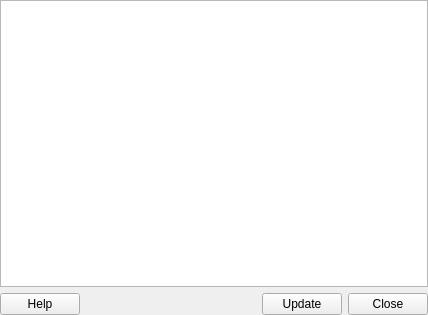
<?xml version="1.0" encoding="UTF-8"?>
<ui version="4.0">
 <class>NutrientInfoDetailsDialog</class>
 <widget class="QWidget" name="NutrientInfoDetailsDialog">
  <property name="geometry">
   <rect>
    <x>0</x>
    <y>0</y>
    <width>428</width>
    <height>315</height>
   </rect>
  </property>
  <property name="windowTitle">
   <string>Nutritive information details</string>
  </property>
  <layout class="QVBoxLayout" name="verticalLayout">
   <property name="margin">
    <number>0</number>
   </property>
   <item>
    <widget class="QTextBrowser" name="m_textBrowser">
     <property name="openLinks">
      <bool>false</bool>
     </property>
    </widget>
   </item>
   <item>
    <layout class="QHBoxLayout" name="horizontalLayout">
     <item>
      <widget class="KPushButton" name="m_helpButton">
       <property name="text">
        <string>Help</string>
       </property>
       <property name="icon">
        <iconset theme="help-contents">
         <normaloff/>
        </iconset>
       </property>
       <property name="iconSize">
        <size>
         <width>16</width>
         <height>16</height>
        </size>
       </property>
      </widget>
     </item>
     <item>
      <spacer name="horizontalSpacer">
       <property name="orientation">
        <enum>Qt::Horizontal</enum>
       </property>
       <property name="sizeHint" stdset="0">
        <size>
         <width>40</width>
         <height>20</height>
        </size>
       </property>
      </spacer>
     </item>
     <item>
      <widget class="KPushButton" name="m_updateButton">
       <property name="text">
        <string>Update</string>
       </property>
       <property name="icon">
        <iconset theme="view-refresh">
         <normaloff/>
        </iconset>
       </property>
       <property name="iconSize">
        <size>
         <width>16</width>
         <height>16</height>
        </size>
       </property>
      </widget>
     </item>
     <item>
      <widget class="KPushButton" name="m_closeButton">
       <property name="text">
        <string>Close</string>
       </property>
       <property name="icon">
        <iconset theme="dialog-close">
         <normaloff/>
        </iconset>
       </property>
       <property name="iconSize">
        <size>
         <width>16</width>
         <height>16</height>
        </size>
       </property>
      </widget>
     </item>
    </layout>
   </item>
  </layout>
 </widget>
 <customwidgets>
  <customwidget>
   <class>KPushButton</class>
   <extends>QPushButton</extends>
   <header>kpushbutton.h</header>
  </customwidget>
 </customwidgets>
 <resources/>
 <connections/>
</ui>
